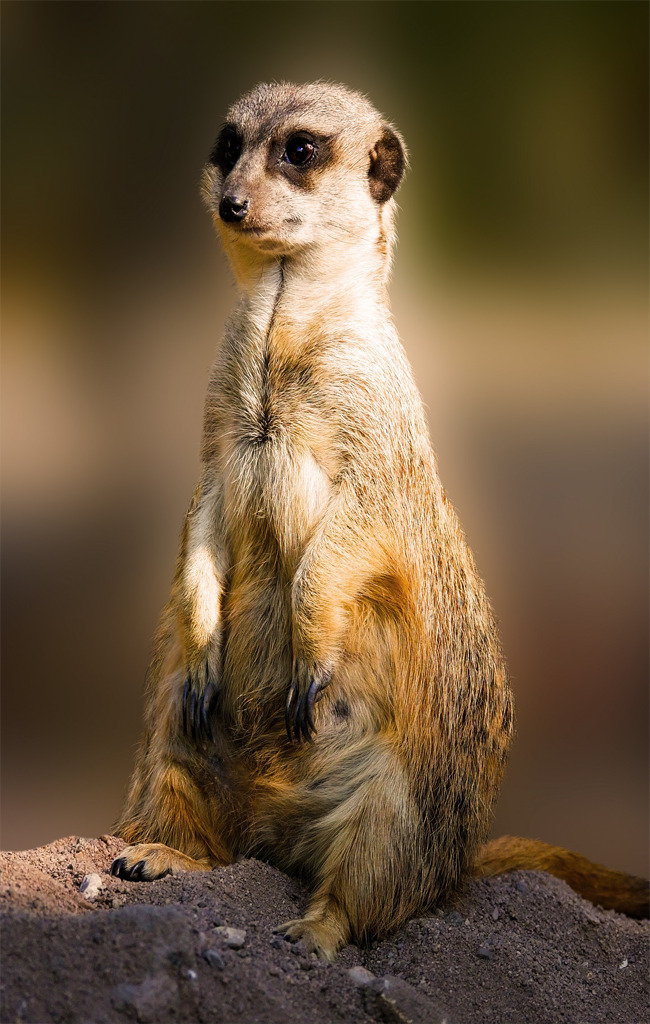
#> input picture src/wheebot_description/photos/DeskPortraitA_01.jpg, 650 x 1024 px
$ python ssim.py ../../src/wheebot_description/photos/DeskPortraitA_01.jpg ../../src/wheebot_description/photos/DeskPortraitA_02.jpg
#> lines starting #> are read from the running program, lines starting #| are printed output that depends on the picture
#!/usr/bin/env python3
import argparse
import sys
from typing import Tuple
import numpy as np

# --- Loader: use Pillow for generic images (PNG, JPG, PGM, etc.) ---
try:
    from PIL import Image
except ImportError:
    print("Error: Paket Pillow belum terpasang. Instal dengan: pip install Pillow", file=sys.stderr)
    sys.exit(1)

def load_image(path: str) -> np.ndarray:
    """
    Load image (PNG, JPG, PGM) as grayscale ndarray (float64).
    Auto converts RGB to Grayscale ('L') to ensure 2D structure.
    """
    try:
        img = Image.open(path)
#> img is the input picture: PIL image 650x1024 RGB; mean R, G, B 107, 85.9, 60

        # Konversi ke grayscale (L) jika gambar berwarna (RGB/RGBA)
        # SSIM standar bekerja pada channel luma (intensitas)
        if img.mode != 'L':
            img = img.convert('L')
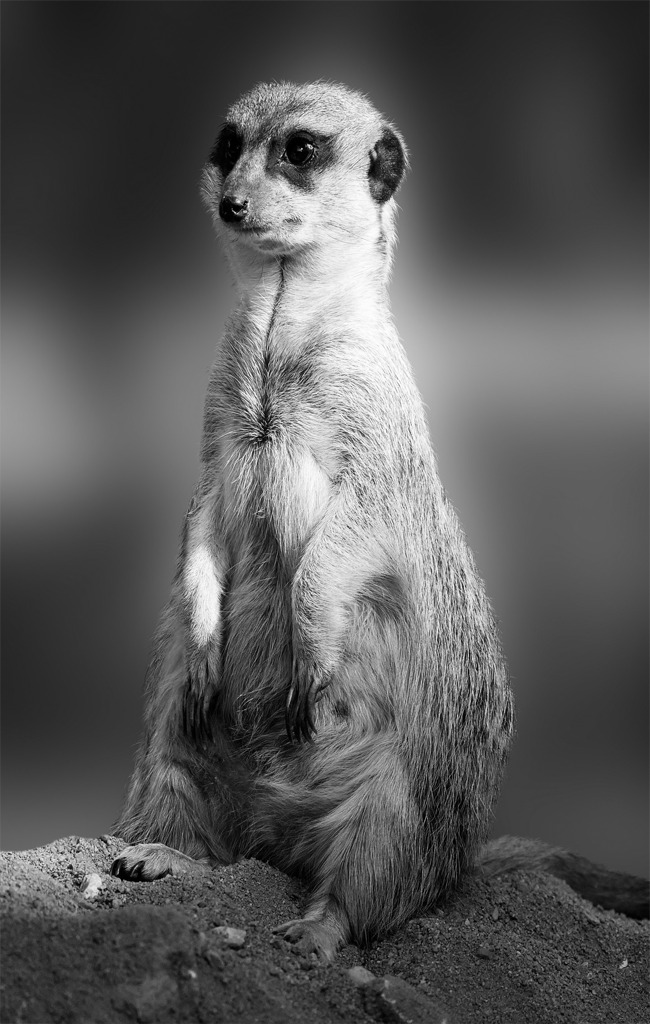
#> img: PIL image 650x1024 L; min 0, max 255, mean 89.3

        arr = np.array(img)
        # convert to float64 for numeric stability
        return arr.astype(np.float64, copy=False)
    except Exception as e:
        print(f"Error loading image {path}: {e}", file=sys.stderr)
        sys.exit(1)

# --- Optional: skimage SSIM if available ---
# [94 lines left out: functions try_skimage_ssim, integral_image, box_sum, ssim_uniform, infer_data_range, not called in this run]

def main():
    parser = argparse.ArgumentParser(
        description="Hitung SSIM antara dua gambar (PNG/JPG/PGM) dan cetak ke terminal."
    )
    parser.add_argument("img1", help="Path ke gambar pertama (Reference)")
    parser.add_argument("img2", help="Path ke gambar kedua (Distorted)")
    parser.add_argument("--win-size", type=int, default=11, help="Ukuran jendela (ganjil), default=11")
    parser.add_argument("--data-range", type=float, default=None,
                        help="Range intensitas (L). Jika kosong, akan ditebak (biasanya 255).")
    parser.add_argument("--prefer-skimage", action="store_true",
                        help="Jika tersedia, pakai skimage (Gaussian window).")
    args = parser.parse_args()

    img1 = load_image(args.img1)
    img2 = load_image(args.img2)
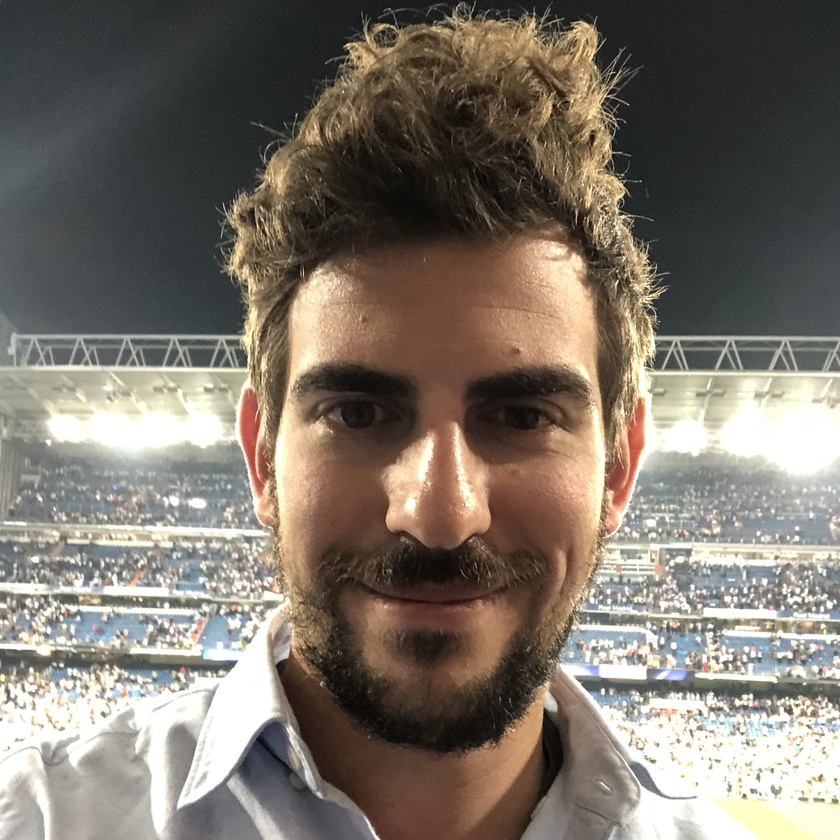
#> input picture src/wheebot_description/photos/DeskPortraitA_02.jpg, 840 x 840 px, shrunk from 2272 x 2273 before the run
#> in load_image, img is the input picture: PIL image 840x840 RGB; mean R, G, B 124.8, 116.3, 106.4
#> in load_image (call 2), `img = img.convert('L')`:
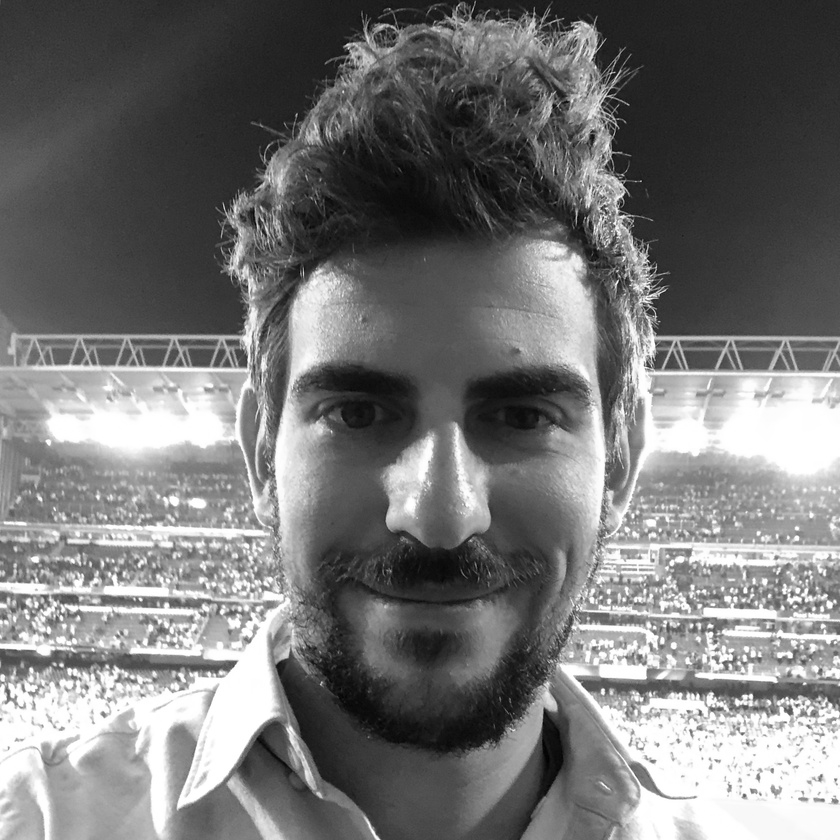
#> img: PIL image 840x840 L; min 0, max 255, mean 117.7

    # Validasi dimensi (harusnya sudah 2D karena convert L)
    if img1.ndim != 2 or img2.ndim != 2:
        print("Error: Gambar harus 2D (Grayscale).", file=sys.stderr)
        sys.exit(2)

    if img1.shape != img2.shape:
        print(f"Error: Ukuran tidak sama: {img1.shape} vs {img2.shape}. Pastikan resolusi sama.", file=sys.stderr)
#> (the run stopped early here; a loop or call above may not have finished)
